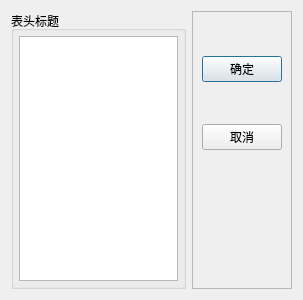
<?xml version="1.0" encoding="UTF-8"?>
<ui version="4.0">
 <class>DialogSetHeaders</class>
 <widget class="QDialog" name="DialogSetHeaders">
  <property name="geometry">
   <rect>
    <x>0</x>
    <y>0</y>
    <width>303</width>
    <height>300</height>
   </rect>
  </property>
  <property name="windowTitle">
   <string>Dialog</string>
  </property>
  <layout class="QGridLayout" name="gridLayout">
   <item row="0" column="0">
    <layout class="QHBoxLayout" name="horizontalLayout">
     <item>
      <widget class="QGroupBox" name="groupBox">
       <property name="title">
        <string>表头标题</string>
       </property>
       <layout class="QVBoxLayout" name="verticalLayout">
        <property name="spacing">
         <number>4</number>
        </property>
        <property name="leftMargin">
         <number>5</number>
        </property>
        <property name="topMargin">
         <number>5</number>
        </property>
        <property name="rightMargin">
         <number>5</number>
        </property>
        <property name="bottomMargin">
         <number>5</number>
        </property>
        <item>
         <widget class="QListView" name="listView"/>
        </item>
       </layout>
      </widget>
     </item>
     <item>
      <widget class="QFrame" name="frame">
       <property name="frameShape">
        <enum>QFrame::StyledPanel</enum>
       </property>
       <property name="frameShadow">
        <enum>QFrame::Raised</enum>
       </property>
       <layout class="QVBoxLayout" name="verticalLayout_2">
        <item>
         <spacer name="verticalSpacer_4">
          <property name="orientation">
           <enum>Qt::Vertical</enum>
          </property>
          <property name="sizeHint" stdset="0">
           <size>
            <width>20</width>
            <height>40</height>
           </size>
          </property>
         </spacer>
        </item>
        <item>
         <widget class="QPushButton" name="btnOK">
          <property name="text">
           <string>确定</string>
          </property>
          <property name="icon">
           <iconset>
            <normaloff>:/images/images/704.bmp</normaloff>:/images/images/704.bmp</iconset>
          </property>
         </widget>
        </item>
        <item>
         <spacer name="verticalSpacer_2">
          <property name="orientation">
           <enum>Qt::Vertical</enum>
          </property>
          <property name="sizeHint" stdset="0">
           <size>
            <width>20</width>
            <height>40</height>
           </size>
          </property>
         </spacer>
        </item>
        <item>
         <widget class="QPushButton" name="btnCancel">
          <property name="text">
           <string>取消</string>
          </property>
          <property name="icon">
           <iconset>
            <normaloff>:/images/images/706.bmp</normaloff>:/images/images/706.bmp</iconset>
          </property>
         </widget>
        </item>
        <item>
         <spacer name="verticalSpacer">
          <property name="orientation">
           <enum>Qt::Vertical</enum>
          </property>
          <property name="sizeHint" stdset="0">
           <size>
            <width>20</width>
            <height>28</height>
           </size>
          </property>
         </spacer>
        </item>
        <item>
         <spacer name="verticalSpacer_6">
          <property name="orientation">
           <enum>Qt::Vertical</enum>
          </property>
          <property name="sizeHint" stdset="0">
           <size>
            <width>20</width>
            <height>40</height>
           </size>
          </property>
         </spacer>
        </item>
        <item>
         <spacer name="verticalSpacer_5">
          <property name="orientation">
           <enum>Qt::Vertical</enum>
          </property>
          <property name="sizeHint" stdset="0">
           <size>
            <width>20</width>
            <height>40</height>
           </size>
          </property>
         </spacer>
        </item>
        <item>
         <spacer name="verticalSpacer_3">
          <property name="orientation">
           <enum>Qt::Vertical</enum>
          </property>
          <property name="sizeHint" stdset="0">
           <size>
            <width>20</width>
            <height>40</height>
           </size>
          </property>
         </spacer>
        </item>
       </layout>
      </widget>
     </item>
    </layout>
   </item>
  </layout>
 </widget>
 <resources/>
 <connections>
  <connection>
   <sender>btnOK</sender>
   <signal>clicked()</signal>
   <receiver>DialogSetHeaders</receiver>
   <slot>accept()</slot>
   <hints>
    <hint type="sourcelabel">
     <x>345</x>
     <y>63</y>
    </hint>
    <hint type="destinationlabel">
     <x>199</x>
     <y>149</y>
    </hint>
   </hints>
  </connection>
  <connection>
   <sender>btnCancel</sender>
   <signal>clicked()</signal>
   <receiver>DialogSetHeaders</receiver>
   <slot>reject()</slot>
   <hints>
    <hint type="sourcelabel">
     <x>345</x>
     <y>125</y>
    </hint>
    <hint type="destinationlabel">
     <x>199</x>
     <y>149</y>
    </hint>
   </hints>
  </connection>
 </connections>
</ui>
